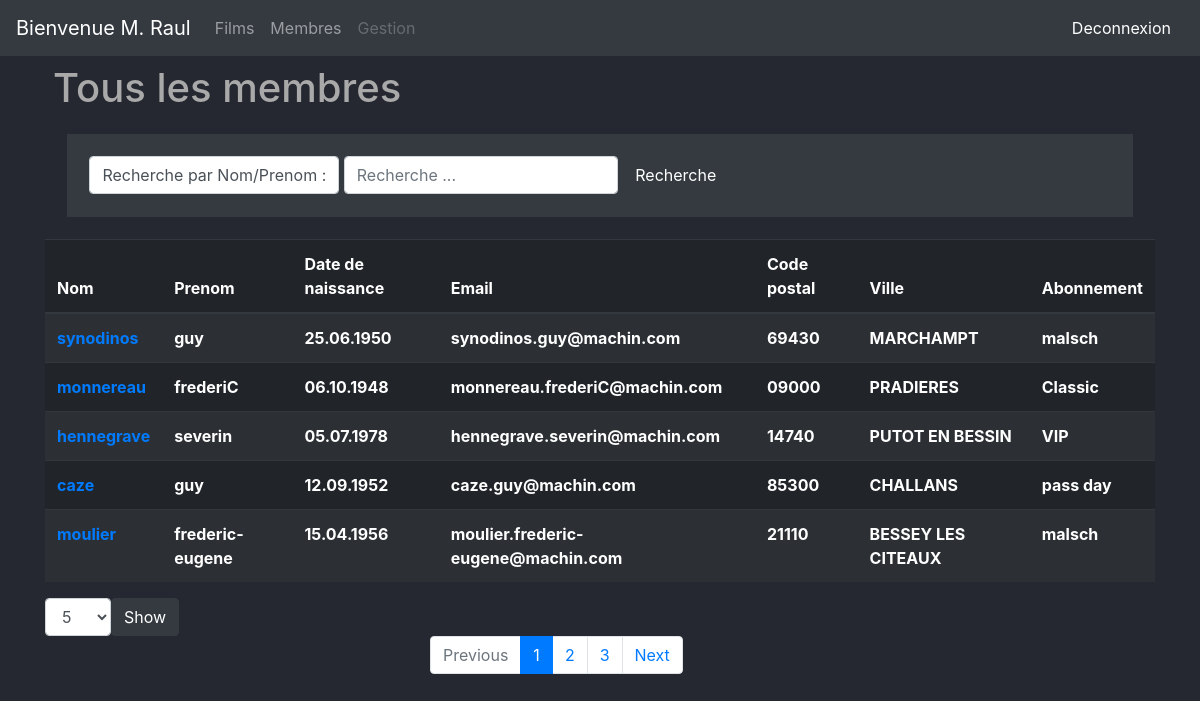
Screenshot of /membres.php (signed in) with the database file from the repository.
### tables this page shows
CREATE TABLE IF NOT EXISTS `fiche_personne` (
  `id_perso` int(11) NOT NULL,
  `nom` varchar(255) NOT NULL,
  `prenom` varchar(255) NOT NULL,
  `date_naissance` datetime NOT NULL,
  `email` varchar(255) DEFAULT NULL,
  `adresse` varchar(255) NOT NULL,
  `cpostal` varchar(255) DEFAULT NULL,
  `ville` varchar(255) DEFAULT NULL,
  `pays` varchar(255) DEFAULT NULL,
  PRIMARY KEY (`id_perso`)
);

CREATE TABLE IF NOT EXISTS `abonnement` (
  `id_abo` int(11) NOT NULL,
  `nom` varchar(255) NOT NULL,
  `resum` varchar(255) NOT NULL,
  `prix` int(11) NOT NULL,
  `duree_abo` int(11) NOT NULL,
  PRIMARY KEY (`id_abo`)
);

### membres_post.php (called while the page is built)
<?php
if(isset($_GET['entre']))
{
  $messagesParPage=$_GET['entre'];
  global $messagesParPage;
}else {
  $_GET['entre'] = $messagesParPage=5;
}
  include('connexion_bdd.php');
    if (isset($_GET['recherche']) || isset($_GET['genre'])) {
      $retour_total = $bdd->prepare('SELECT COUNT(*) AS total
        FROM fiche_personne AS f
        LEFT JOIN membre AS m ON f.id_perso = m.id_fiche_perso
        LEFT JOIN abonnement AS a ON m.id_abo = a.id_abo
        WHERE f.nom LIKE "%":recherche"%"
        OR f.prenom LIKE "%":recherche"%"
        OR a.nom LIKE "%":recherche"%"');
        $retour_total->bindParam(':recherche', $_GET['recherche']);
        $retour_total->execute();
        $donnees_total = $retour_total->fetch();
        $total = $donnees_total['total'];
        $total = (int) $total;
        $messagesParPage = (int) $messagesParPage;
        $nombreDePages = ceil($total/$messagesParPage);
        if(isset($_GET['page']))
        {
          $pageActuelle=intval($_GET['page']);
          if($pageActuelle>$nombreDePages)
          {
            $pageActuelle=$nombreDePages;
          }
        }
        else
        {
          $pageActuelle=1;
        }
        $premiereEntree=($pageActuelle-1)*$messagesParPage;
      $req = $bdd->prepare('SELECT *,
        DATE_FORMAT(date_naissance, "%d.%m.%Y") AS date_n,
        f.nom AS nom_p, UPPER(f.nom)
        FROM fiche_personne AS f
        LEFT JOIN membre AS m ON f.id_perso = m.id_fiche_perso
        LEFT JOIN abonnement AS a ON m.id_abo = a.id_abo
        WHERE f.nom LIKE "%":recherche"%"
        OR f.prenom LIKE "%":recherche"%"
        OR a.nom LIKE "%":recherche"%"
        LIMIT '.$premiereEntree.', '.$messagesParPage.'');
        $req->bindParam(':recherche', $_GET['recherche']);
        $resultat = $req->execute();
    } else {
      $retour_total = $bdd->prepare('SELECT COUNT(*) AS total FROM film');
      $retour_total->execute();
      $donnees_total = $retour_total->fetch();
      $total = $donnees_total['total'];
      $nombreDePages = ceil($total/$messagesParPage);
      if(isset($_GET['page']))
      {
        $pageActuelle=intval($_GET['page']);
        if($pageActuelle>$nombreDePages)
        {
          $pageActuelle=$nombreDePages;
        }
      }
      else
      {
        $pageActuelle=1;
      }
      $premiereEntree=($pageActuelle-1)*$messagesParPage;
      $req = $bdd->prepare('SELECT *,
        DATE_FORMAT(date_naissance, "%d.%m.%Y") AS date_n,
        f.nom AS nom_p, UPPER(f.nom)
        FROM fiche_personne AS f
        LEFT JOIN membre AS m ON f.id_perso = m.id_fiche_perso
        LEFT JOIN abonnement AS a ON m.id_abo = a.id_abo
        LIMIT '.$premiereEntree.', '.$messagesParPage.'');
        $resultat = $req->execute();
    }

### membres.php (the view, shortened to what this page needs)
<!DOCTYPE html>
<html lang="en">
  <head>
    <link rel="stylesheet" href="css/bootstrap.min.css">
    <link rel="stylesheet" href="style.css">
  </head>
  <body>
    <?php require('header.php') ?>
    <div class="container">
      <div class="m-2">
        <h1>Tous les membres</h1>
      </div>
        <?php include('membres_post.php') ?>
        <div class="form-inline  filtres">
          <form method="get">
              <label for="recherche" class="form-control">
                Recherche par Nom/Prenom : </label>
              <input class="form-control" id="recherche" type="text"
              name="recherche" placeholder="Recherche ...">
              <button class="btn btn-dark"
              type="submit">Recherche</button>
          </form>
        </div>
        <table class="table table-striped table-dark">
          <thead>
            <tr>
              <th scope="col">Nom</th>
              <th scope="col">Prenom</th>
              <th scope="col">Date de naissance</th>
              <th scope="col">Email</th>
              <th scope="col">Code postal</th>
              <th scope="col">Ville</th>
              <th scope="col">Abonnement</th>
            </tr>
          </thead>
          <tbody id="myTable">
            <?php
              while ($resultat = $req->fetch()) {
            ?>
            <tr>
              <th scope='row'><a href="gestion.php?nom_p=<?= $resultat['nom_p'] ?>"><?php echo $resultat['nom_p'] ?></a></th>
              <th><?php echo $resultat['prenom'] ?></th>
              <th><?php echo $resultat['date_n'] ?></th>
              <th><?php echo $resultat['email'] ?></th>
              <th><?php echo $resultat['cpostal'] ?></th>
              <th><?php echo $resultat['ville'] ?></th>
              <th><?php echo $resultat['nom'] ?></th>
            </tr>
            <?php
              }
            ?>
          </tbody>
        </table>
        <?php if ($nombreDePages > 1): ?>
          <form method="get" class="form-inline">
            <select class="form-control" name="entre">
              <option value="5">5</option>
            </select>
            <button type="submit" class="btn btn-dark">Show</button>
          </form>
        <?php endif; ?>
          <?php
            if (!isset($_GET['recherche'])) {
          ?>
          <div class="col-sm-4 offset-sm-4">
            <nav aria-label="Page navigation example" >
              <ul class="pagination">
                <?php
                  for($i=1; $i<=$nombreDePages; $i++) {
                    if ($i==$pageActuelle && $pageActuelle == 1) {
                ?>
                <li class="page-item disabled">
                  <a class="page-link">Previous</a></li>
                <li class="page-item active">
                  <a class="page-link"
                    href="membres.php?page=<?= $i ?>
                    &entre=<?= $_GET['entre'] ?>"><?= $i ?></a></li>
                <li class="page-item"><a class="page-link"
                  href="membres.php?page=<?= $i+1 ?>
                  &entre=<?= $_GET['entre'] ?>"><?= $i+1 ?></a></li>
                <li class="page-item"><a class="page-link"
                   href="membres.php?page=<?= $i+2 ?>
                  &entre=<?= $_GET['entre'] ?>"><?= $i+2 ?></a></li>
                <li class="page-item"><a class="page-link"
                  href="membres.php?page=<?= $i+1 ?>
                  &entre=<?= $_GET['entre'] ?>">Next</a></li>
                <?php
                  }
                ?>
                <?php
                    }
                  }
                ?>
          </ul>
        </nav>
      </div>
    </div>
  </body>
</html>

### style.css (style rules this page uses)
body { background-color: #252830; color: Darkgray; }
.filtres { padding: 2%; margin: 2%; background-color: #343a40; }

### rows the page displays
fiche_personne: nom "synodinos", prenom "guy", date_n "25.06.1950", email "synodinos.guy@machin.com", cpostal "69430", ville "MARCHAMPT", abonnement.nom "malsch"
fiche_personne: nom "monnereau", prenom "frederiC", date_n "06.10.1948", email "monnereau.frederiC@machin.com", cpostal "09000", ville "PRADIERES", abonnement.nom "Classic"
fiche_personne: nom "hennegrave", prenom "severin", date_n "05.07.1978", email "hennegrave.severin@machin.com", cpostal "14740", ville "PUTOT EN BESSIN", abonnement.nom "VIP"
fiche_personne: nom "caze", prenom "guy", date_n "12.09.1952", email "caze.guy@machin.com", cpostal "85300", ville "CHALLANS", abonnement.nom "pass day"
fiche_personne: nom "moulier", prenom "frederic-eugene", date_n "15.04.1956", email "moulier.frederic-eugene@machin.com", cpostal "21110", ville "BESSEY LES CITEAUX", abonnement.nom "malsch"

### other values shown
$_SESSION['pseudo'] "Raul"
